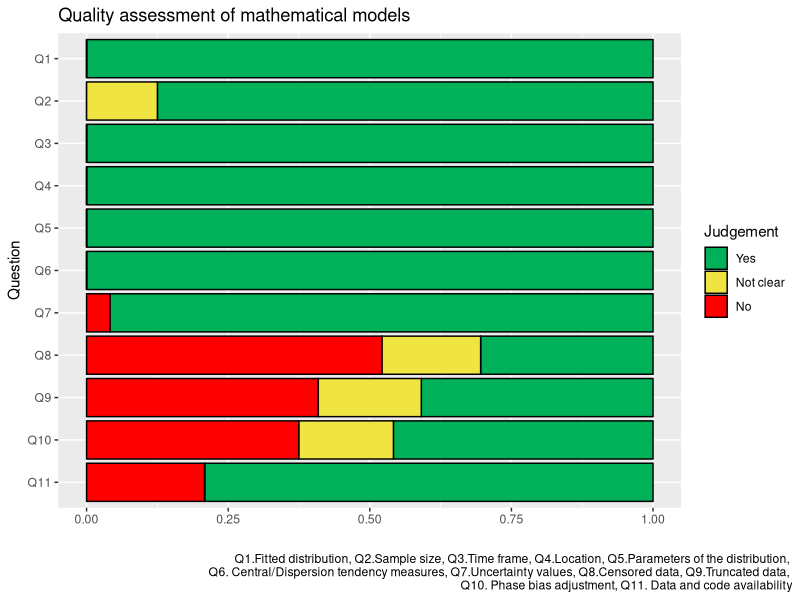
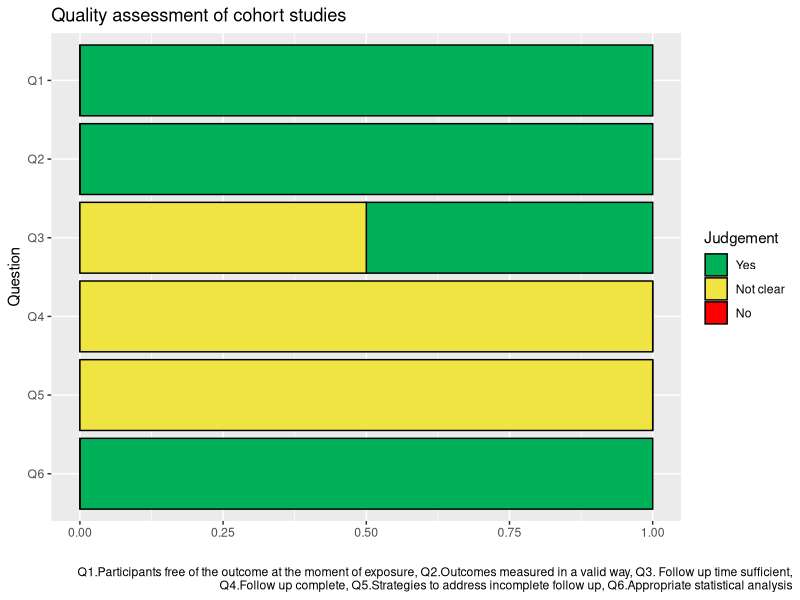
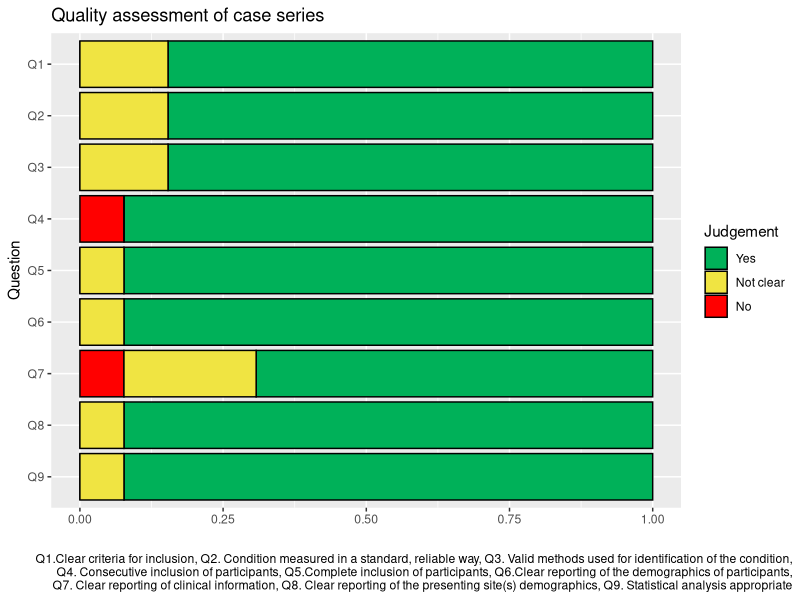
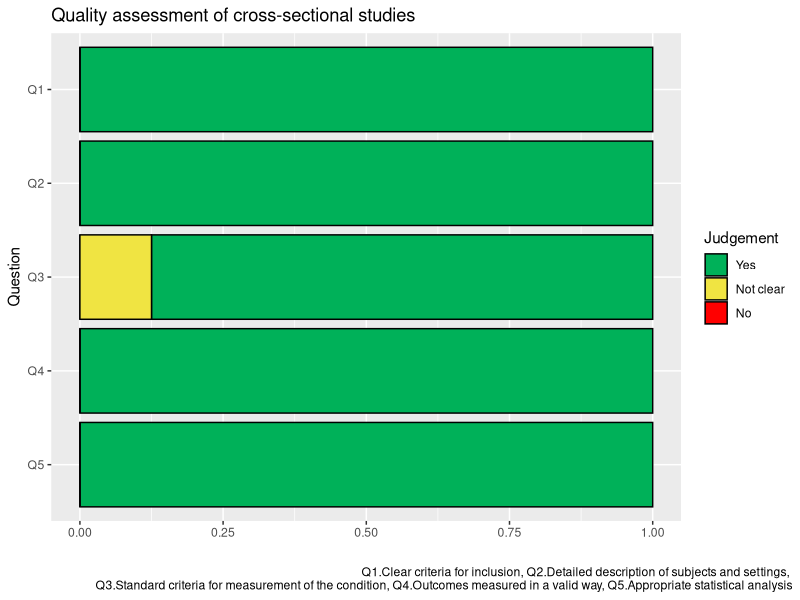

The R script that drew these images, in order:
library(ggplot2)
library(readxl)
library(tidyverse)
library(ggtext)

#quality mathematical models

mm <- read_excel("data/map_and_qualityassesment.xlsx", sheet = "quality_mm")

mm$question <- factor(mm$question,                                    
                      levels = c("Q11", "Q10", "Q9","Q8",
                                 "Q7","Q6","Q5",
                                 "Q4","Q3","Q2",
                                 "Q1"))


mm$answer <- factor(mm$answer,                                    
                    levels = c("Yes", "Not clear", "No"))

mm_g <- ggplot(mm, aes(fill = answer, y = proportion, x = question)) +
  geom_bar(colour= "black", position = "stack", stat = "identity") + 
  coord_flip() + labs(title="Quality assessment of mathematical models",
                      x="Question", y = "", fill="Judgement", caption="Q1.Fitted distribution, Q2.Sample size, Q3.Time frame, Q4.Location, Q5.Parameters of the distribution, 
        Q6. Central/Dispersion tendency measures, Q7.Uncertainty values, Q8.Censored data, Q9.Truncated data, 
        Q10. Phase bias adjustment, Q11. Data and code availability") + 
  theme(plot.caption.position="plot") + scale_fill_manual(values=c("#00B159","#F0E442","#ff0000"))
mm_g


#quality cohorts

coh <- read_excel("data/map_and_qualityassesment.xlsx", sheet = "quality_cohort")

coh$question <- factor(coh$question,                                    
                       levels = c("Q6","Q5",
                                  "Q4","Q3","Q2",
                                  "Q1"))


coh$answer <- factor(coh$answer,                                    
                     levels = c("Yes", "Not clear", "No"))

coh_g <- ggplot(coh, aes(fill = answer, y = proportion, x = question)) +
  geom_bar(colour= "black", position = "stack", stat = "identity") + 
  coord_flip() + labs(title="Quality assessment of cohort studies",
                      x="Question", y = "", fill="Judgement", 
                      caption="Q1.Participants free of the outcome at the moment of exposure, Q2.Outcomes measured in a valid way, Q3. Follow up time sufficient,
                      Q4.Follow up complete, Q5.Strategies to address incomplete follow up, Q6.Appropriate statistical analysis") + 
  theme(plot.caption.position="plot") + scale_fill_manual(values=c("#00B159","#F0E442","#ff0000"))
coh_g


#quality case series


cse <- read_excel("data/map_and_qualityassesment.xlsx", sheet = "quality_cseries")

cse$question <- factor(cse$question,                                    
                       levels = c("Q9","Q8","Q7","Q6","Q5",
                                  "Q4","Q3","Q2",
                                  "Q1"))


cse$answer <- factor(cse$answer,                                    
                     levels = c("Yes", "Not clear", "No"))

cse_g <- ggplot(cse, aes(fill = answer, y = proportion, x = question)) +
  geom_bar(colour= "black", position = "stack", stat = "identity") + 
  coord_flip() + labs(title="Quality assessment of case series",
                      x="Question", y = "", fill="Judgement", caption="Q1.Clear criteria for inclusion, Q2. Condition measured in a standard, reliable way, Q3. Valid methods used for identification of the condition,
                      Q4. Consecutive inclusion of participants, Q5.Complete inclusion of participants, Q6.Clear reporting of the demographics of participants,
                      Q7. Clear reporting of clinical information, Q8. Clear reporting of the presenting site(s) demographics, Q9. Statistical analysis appropriate") + 
  theme(plot.caption.position="plot") + scale_fill_manual(values=c("#00B159","#F0E442","#ff0000"))
cse_g


#quality cross sectional


csec <- read_excel("data/map_and_qualityassesment.xlsx", sheet = "quality_csectional")

csec$question <- factor(csec$question,                                    
                        levels = c("Q5",
                                   "Q4","Q3","Q2",
                                   "Q1"))


csec$answer <- factor(csec$answer,                                    
                      levels = c("Yes", "Not clear", "No"))

csec_g <- ggplot(csec, aes(fill = answer, y = proportion, x = question)) +
  geom_bar(colour= "black", position = "stack", stat = "identity") + 
  coord_flip() + labs(title="Quality assessment of cross-sectional studies",
                      x="Question", y = "", fill="Judgement", 
                      caption="Q1.Clear criteria for inclusion, Q2.Detailed description of subjects and settings, 
                      Q3.Standard criteria for measurement of the condition, Q4.Outcomes measured in a valid way, Q5.Appropriate statistical analysis") + 
  theme(plot.caption.position="plot") + scale_fill_manual(values=c("#00B159","#F0E442","#ff0000"))
csec_g

Figure4 <- cowplot::plot_grid(mm_g, cse_g, coh_g, csec_g, nrow = 2, labels = "AUTO")  



